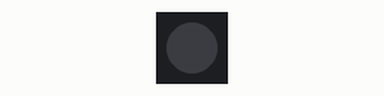
Bench run of a sketch on a simulated Arduino Uno, built with avr-gcc and run on an emulated ATmega328P. Parts: 1 RGB LEDs in strip order, left to right. Dim RGB values are drawn brighter than linear; what the sketch prints to the serial monitor is not drawn.

Above: at 0.15 s.
At 9.65 s:
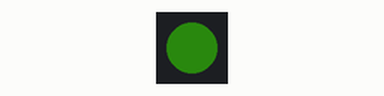
At 20.07 s:
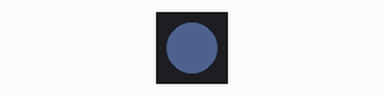
At 39.69 s:
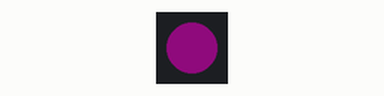
Timing chart, 0 to 40.0 s (numbered marks = the images above):
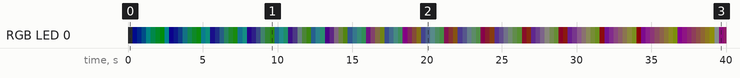

The sketch:

lolinc3led.ino
```cpp
#include <Adafruit_NeoPixel.h>
#define PIN        7
#define NUMPIXELS 1

Adafruit_NeoPixel pixels(NUMPIXELS, PIN, NEO_GRB);

#define DELAYVAL 10
const unsigned int colorDepth = 4;
const unsigned int maxNum = pow(2, colorDepth * 3);
const unsigned short maxColorVal = pow(2, colorDepth) - 1;

unsigned int num = 0;

unsigned short RFromNum(unsigned int num)
{
  return (num >> (colorDepth * 2));
}

unsigned short GFromNum(unsigned int num)
{
  return (num >> (colorDepth)) & maxColorVal;
}

unsigned short BFromNum(unsigned int num)
{
  return num & maxColorVal;
}

void setup() {
  Serial.begin(115200);
  Serial.println("initialize NeoPixels library");

  pixels.begin();
}

void setColor(unsigned short r, unsigned short g, unsigned short b)
{
  #if 0
  Serial.print("SetColor: ");
  Serial.print(r);
  Serial.print(", ");
  Serial.print(g);
  Serial.print(", ");
  Serial.println(b);
  Serial.print("MaxNum: ");
  Serial.println(maxNum);
  #endif //0

  pixels.clear();
  pixels.setPixelColor(0, pixels.Color(r, g, b));
  pixels.show();
}

void loop() {
  setColor(RFromNum(num), GFromNum(num), BFromNum(num));
  delay(DELAYVAL);

  num = (num + 1) % maxNum;
}
```

Measured:
- by itself, RGB LED 0: off → RGB(0, 1, 13) at 0.31 s, → RGB(0, 3, 11) 0.31 s later, → RGB(0, 5, 9) 0.31 s later, → RGB(0, 7, 7) 0.31 s later, … (130 changes in this stretch)
